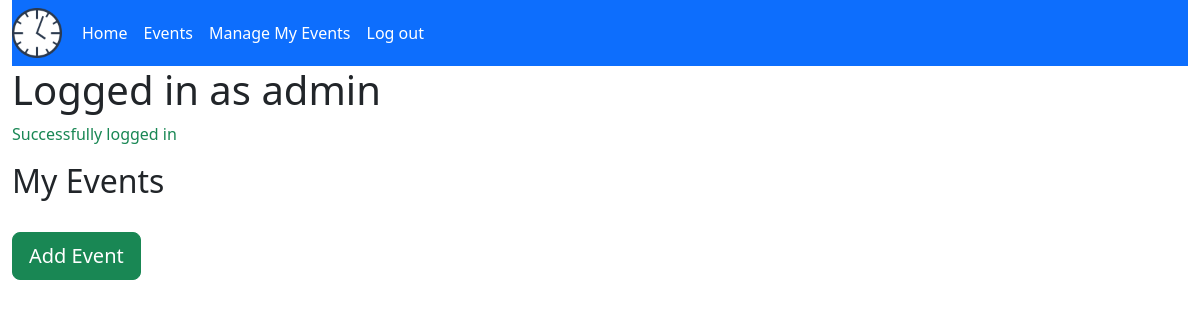
Page /user/ (signed in) on the earlier database version.
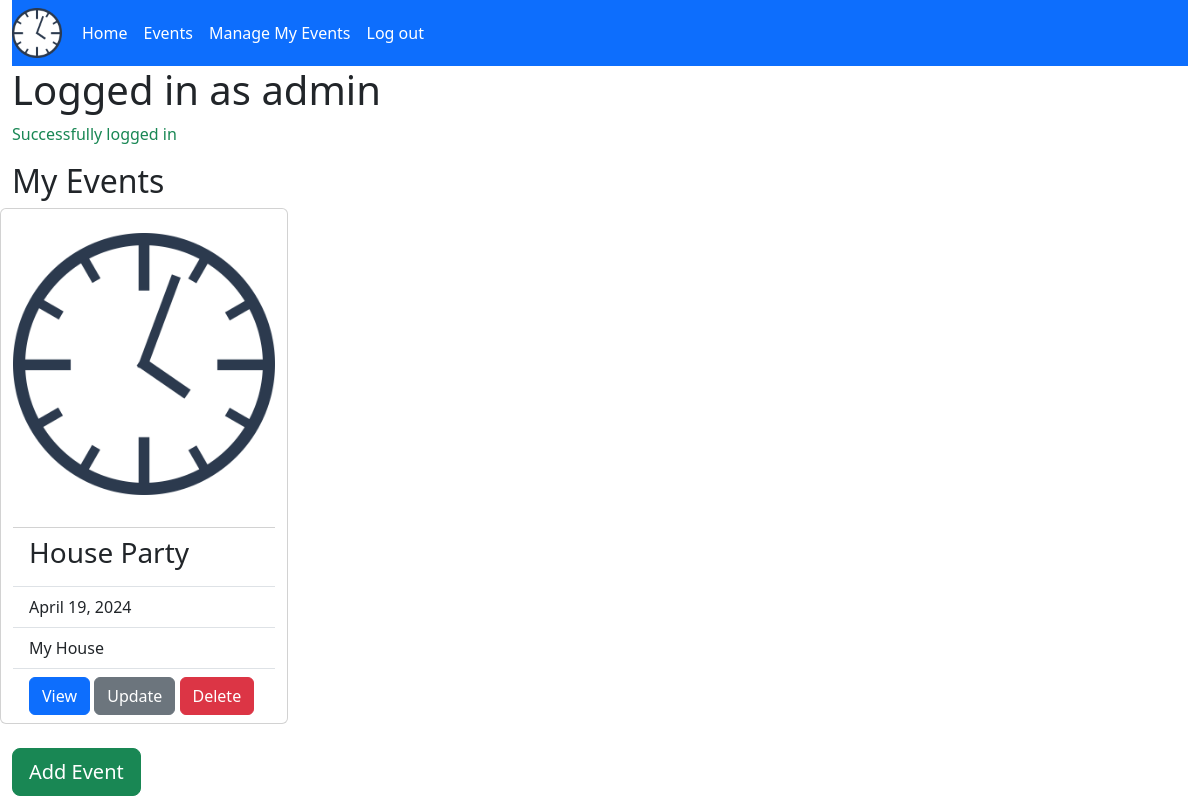
Same page on the later database version.
### eventspace/models.py (models this page shows, shortened)
class Event(models.Model):
    host = models.ForeignKey(User, null=True, on_delete=models.CASCADE)
    title = models.CharField(max_length=200, blank=False)
    location = models.CharField(max_length=200, blank=False)
    image = models.ImageField(blank=True, upload_to='images/')
    description = models.TextField(blank=True)
    date = models.DateField(("Date"), default=datetime.date.today, blank=False)
    start = models.TimeField(default=None, null=True, blank=True)
    end = models.TimeField(default=None, null=True, blank=True)
    def __str__(self):
        return self.title
    class Meta:
        ordering = ('date',)

### eventspace/views.py (the view)
# urls.py: path('user/', views.userPage, name='user_page'),
@login_required(login_url='login')
def userPage(request):
    events = Event.objects.filter(host = request.user)
    print(events)
    messages.success(request, "Successfully logged in")
    return render(request, 'eventspace/user_page.html', {'events': events})

### eventspace/templates/eventspace/user_page.html
{% extends "eventspace/base_template.html" %}
{% load static %}
{% block content %}
<h1>Logged in as {{user}}</h1>
{% for message in messages %}
<p class='text-success'>{{message}}</p>
{% endfor %}
<h2>My Events</h2>
<div class = "row">
    {% for event in events %}
    <div class="card" style="width: 18rem;">
        <br>
        {% if event.image %}
        <img class = "img-fluid" src="{{ event.image.url }}" style = "max-height: 300px; width: auto;">
        {% else %}
        <img src="{% static 'images/Clock.png' %}" style = "max-height: 300px; width: auto;">
        {% endif %}
        <div class="card-body">
        </div>
        <ul class = "list-group list-group-flush">
                <li class="list-group-item"><h3 class = "card-title">{{ event.title }}</h3></li>
                <li class="list-group-item">{{ event.date }}</li>
                <li class="list-group-item">{{ event.location }}</li>
                <li class="list-group-item">
                    <a href="{% url 'event-detail' event.id %}" class="btn btn-primary" aria-pressed="true">View</a>
                    <a href="{% url 'update-event' event.id %}" class="btn btn-secondary" aria-pressed="true">Update</a>
                    <a href="{% url 'delete-event' event.id %}" class="btn btn-danger" aria-pressed="true">Delete</a>
                </li>
            </ul>
    </div>
    {% endfor %}
</div>
    <br><a href="{% url 'create-event' %}" class="btn btn-success btn-lg" aria-pressed='true'>Add Event</a>
{% endblock %}

### eventspace/templates/eventspace/base_template.html (shortened to what this page needs)
{% load static %}
<!DOCTYPE html>
<html lang="en">
 <head>
   <link href="https://cdn.jsdelivr.net/npm/bootstrap@5.3.1/dist/css/bootstrap.min.css" rel="stylesheet">
 </head>
 <body>
   <div class="container-fluid">
     <nav class="navbar navbar-expand-lg bg-primary">
       <img src="{% static 'images/Clock.png' %}", style="width:50px">
       <div class="container-fluid">
         <div class="collapse navbar-collapse" id="navbarNavAltMarkup">
           <div class="navbar-nav">
             <a class="nav-link active" aria-current="page" href="{% url 'index' %}" style="color:white">Home</a>
             <a class="nav-link active" aria-current="page" href="{% url 'event-list' %}" style="color:white">Events</a>
             {% if user.is_authenticated %}
             <a class="nav-link active" aria-current="page" href="{% url 'user_page' %}" style="color:white">Manage My Events</a>
             <form action="{% url 'logout' %}" method="POST">
              <button class="nav-link active" aria-current="page" type ="submit" style="color:white">Log out</button>
             </form>
             {% else %}
             <a class="nav-link active" aria-current="page" href="{% url 'login' %}?next={{request.path}}" style="color:white">Login</a>
             {% endif %}
           </div>
         </div>
       </div>
     </nav>
       <div class="col-sm-10">
         {% block content %}
         {% endblock %}
       </div>
     </div>
 </body>
</html>

Differences in the rows shown:
added Event: title "House Party", date "April 19, 2024", location "My House"
